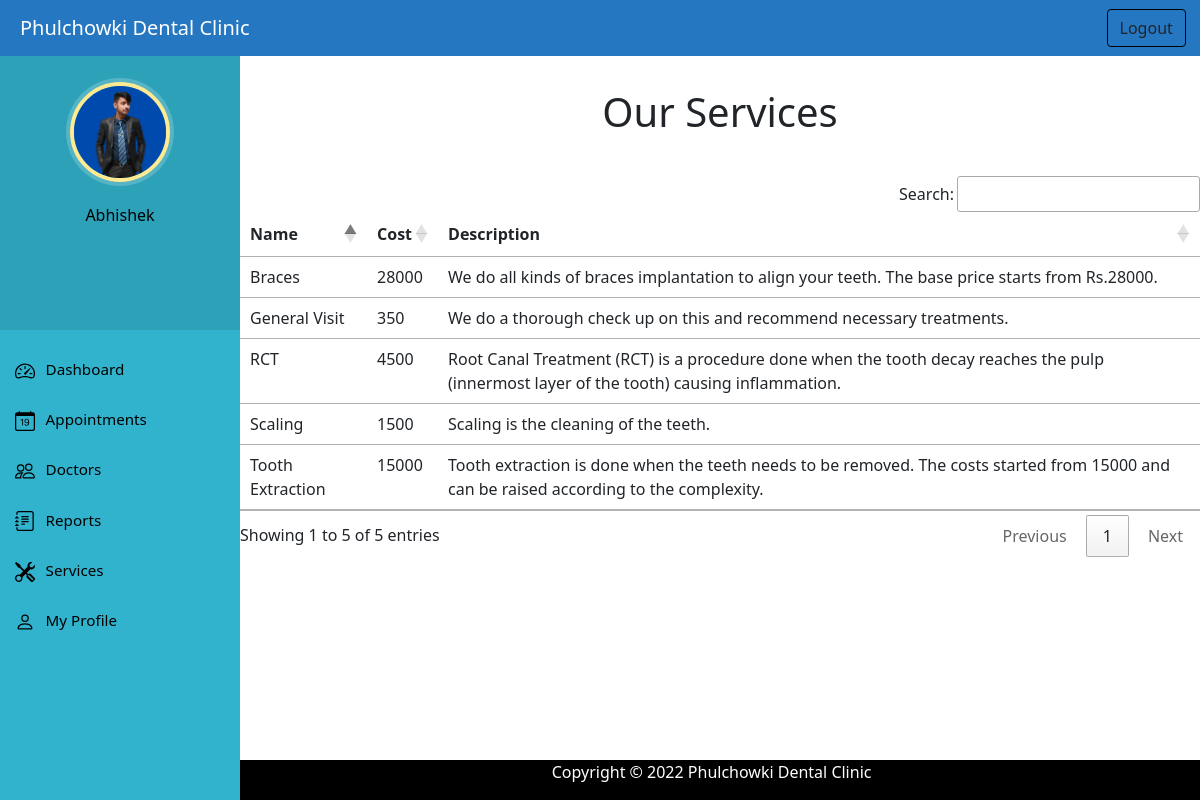
Screenshot of /user_view_services (signed in) with the database file from the repository.
### home/models.py (models this page shows, shortened)
class PatientUser(models.Model):
    user=models.OneToOneField(User, null=True, blank=False,on_delete=models.CASCADE)
    date_of_birth = models.DateField()
    phone_number = models.CharField(max_length=15)
    address = models.CharField(max_length=50)
    profile_picture = models.ImageField(upload_to='profile_pic/user_profile_pic/', default='img/defaultuser.png')

class Service(models.Model):
    service_name = models.CharField('Service',max_length=50)
    cost = models.IntegerField()
    description = models.TextField()

### home/views.py (the view)
# urls.py: path('user_view_services', views.user_view_services,name='user_view_services'),
@login_required(login_url='/login')
@user_passes_test(is_patient)
def user_view_services(request):
    patientUser = PatientUser.objects.get(user=request.user.id) #to get logged in user's image
    services = Service.objects.all
    return render(request,'user_view_services.html', {'services':services , 'patientUser':patientUser})

### home/views.py (called while the page is built)
def is_patient(user):
    return user.groups.filter(name='PATIENT').exists()

### templates/user_view_services.html (shortened to what this page needs)
{% extends 'userbase.html' %}
{% load static %}
{% block content %}
<h1 class="text-center" style="margin-top: 40px;">Our Services</h1>
<div style="margin-top: 40px;">
    <div >
      <table id="example" class="table table-hover">
        <thead>
          <tr>
            <th>Name</th>
            <th>Cost</th>
            <th>Description</th>
          </tr>
        </thead>
        {% for s in services %}
        <tr>
          <td> {{s.service_name}}</td>
          <td>{{s.cost}}</td>
          <td>{{s.description}}</td>
        </tr>
        {% endfor %}
      </table>
    </div>
  </div>
{% endblock content %}

### templates/userbase.html (shortened to what this page needs)
<!doctype html>
<html lang="en">
<head>
  {% load static %}
  <link rel="stylesheet" href="{% static 'css/dashboardstyle.css' %}">
  <link rel="stylesheet" href="https://cdn.datatables.net/1.11.5/css/jquery.dataTables.min.css">
  <link rel="stylesheet" href="https://cdn.datatables.net/buttons/2.2.2/css/buttons.dataTables.min.css">
  <link href="https://cdn.jsdelivr.net/npm/bootstrap@5.1.3/dist/css/bootstrap.min.css" rel="stylesheet"
>
</head>
<body>
  <nav class="menu" tabindex="0">
    <header class="avatar" style="height: 35%;">
      <img src="{% static patientUser.profile_picture .url %}" width="50px" height="100px"/>
      <br><br>
      <h6 style="color: black;">{{user.first_name}}</h6>
    </header>
    <ul>
      <li tabindex="0" class="icon-dashboard"> <a style="color:black; text-decoration:none;" href="/userdashboard"><span>Dashboard</span></a> </li>
      <li tabindex="0" class="icon-calendar"> <a style="color:black; text-decoration:none;" href="/userappointment"><span>Appointments</span></a></li>
      <li tabindex="0" class="icon-doctor"> <a style="color:black; text-decoration:none;" href="/user_view_doctors"><span>Doctors</span></a></li>
      <li tabindex="0" class="icon-report"> <a style="color:black; text-decoration:none;" href="/user_view_reports"><span>Reports</span></a></li>
      <li tabindex="0" class="icon-service"> <a style="color:black; text-decoration:none;" href="/user_view_services"><span>Services</span></a></li>
      <li tabindex="0" class="icon-profile"> <a style="color:black; text-decoration:none;" href="/user_view_profile"><span>My Profile</span></a></li>
    </ul>
  </nav>
  <main>
    <div class="bs-example">
      <nav class="navbar navbar-expand-md  navbar-dark fixed-top" style="background:#2677C2;">
        <a href="/userdashboard" class="navbar-brand" style="margin-left: 20px;">Phulchowki Dental Clinic</a>
        <div class="collapse navbar-collapse justify-content-between" id="navbarCollapse">
          <div class="navbar-nav" style=" margin-left: 90%;">
              <a type="button" class="btn" onclick="return confirm('Are you sure you want to logout?')" href="/logout" style="border-color: black;">Logout</a>
          </div>
        </div>
      </nav>
    </div>
    <br><br>
    {% block content %}
    {% endblock content %}
    <footer style="position: fixed; left: 0; bottom: 0; width: 100%;">
      <div class="container">
        <div class="row">
          <div class="col-md-12 col-sm-12">
            <div style="color:#ffffff; padding-left: 20%;" class="wow fadeInUp footer-copyright">
              <p> Copyright &copy; 2022 Phulchowki Dental Clinic </p>
            </div>
          </div>
        </div>
      </div>
    </footer>
  </main>
</body>
</html>

### static/css/dashboardstyle.css (style rules this page uses)
a:link { text-decoration: none; }
a { color: white; }
footer { padding: 0px 0px 0px 0px; background-color: black; margin: 0px; }
p { text-align: center; }
h6 { color: black; }
body { padding-left: 240px; color: black; }
main { position: relative; height: 100vh; }
.menu { background: #31b3cd; height: 100vh; width: 240px; position: fixed; top: 50px; left: 0; z-index: 5; outline: none; }
.menu .avatar { background: rgba(0, 0, 0, 0.1); padding: 2em 0.5em; text-align: center; }
.menu .avatar img { width: 100px; border-radius: 50%; overflow: hidden; border: 4px solid #ffea92; box-shadow: 0 0 0 4px rgba(255, 255, 255, 0.2); }
.menu ul { list-style: none; padding: 1em 0; margin: 0; }
.menu ul li { padding: 0.8em 1em 1em 3em; font-size: 0.95em; font-weight: regular; background-repeat: no-repeat; background-position: left 15px center; background-size: auto 20px; transition: all 0.15s linear; cursor: pointer; }
.menu ul li.icon-dashboard { background-image: url("../img/dashboard.svg"); }
.menu ul li.icon-report { background-image: url("../img/report.svg"); }
.menu ul li.icon-doctor { background-image: url("../img/people.svg"); }
.menu ul li.icon-calendar { background-image: url("../img/calendar.svg"); }
.menu ul li.icon-service { background-image: url("../img/service.svg"); }
.menu ul li.icon-profile { background-image: url("../img/person.svg"); }

### rows the page displays
PatientUser: profile_picture (picture)
Service: service_name "Scaling", cost "1500", description "Scaling is the cleaning of the teeth."
Service: service_name "Tooth Extraction", cost "15000", description "Tooth extraction is done when the teeth needs to be removed. The costs started from 15000 and can be raised according to the complexity."
Service: service_name "RCT", cost "4500", description "Root Canal Treatment (RCT) is a procedure done when the tooth decay reaches the pulp (innermost layer of the tooth) causing inflammation."
Service: service_name "General Visit", cost "350", description "We do a thorough check up on this and recommend necessary treatments."
Service: service_name "Braces", cost "28000", description "We do all kinds of braces implantation to align your teeth. The base price starts from Rs.28000."

### other values shown
{{ user.first_name }} "Abhishek"
